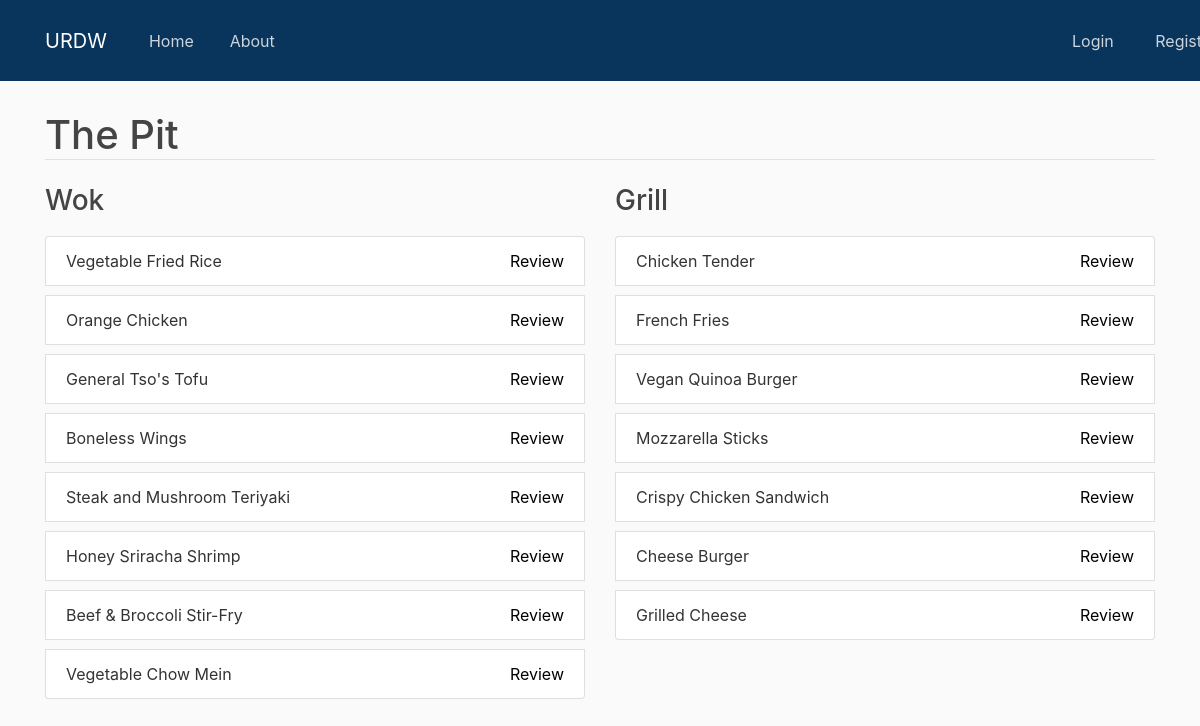
The app's page /dininghall/2 with its own data.
### urdine/models.py (models this page shows, shortened)
class Hall(db.Model):
    id = db.Column(db.Integer, primary_key=True)
    name = db.Column(db.String(40), nullable=False)
    station = db.relationship('Station', backref='station',
                              lazy=True)

class Station(db.Model):
    id = db.Column(db.Integer, primary_key=True)
    name = db.Column(db.String(55), nullable=False)
    hall_id = db.Column(db.Integer, db.ForeignKey('hall.id'), nullable=False)
    food = db.relationship('Food', backref='item',
                           lazy=True)
    def __repr__(self) -> str:
        return f"Station('{self.name}')"

class Food(db.Model):
    id = db.Column(db.Integer, primary_key=True)
    name = db.Column(db.String(55), nullable=False)
    image_file = db.Column(db.Text, nullable=False)
    station_id = db.Column(db.Integer, db.ForeignKey(
        'station.id'), nullable=False)
    post = db.relationship('Post', backref='review',
                           lazy=True)

### urdine/posts/routes.py (the view)
@posts.route('/dininghall/<int:hall_id>')
def go_to_hall(hall_id: int):
    hall = Hall.query.get_or_404(hall_id)
    print(hall.name, hall.station)
    return render_template('dining_hall.html', hall_name=hall.name, stations=hall.station)

### urdine/templates/dining_hall.html
{% extends 'layout.html' %}
{% block content %}
<h1 class='mt-4 mb-4 border-bottom'>{{hall_name}}</h1>
<section>
  <div class="row" style="padding-bottom: 40px;">
    {% for station in stations %}
    <div class="col-6">
      <h3>{{station.name}}</h3>
      <ul class="list-group list-group-horizontal">
        {% for food in station.food %}
        <li class="list-group-item alignleft">{{food.name}}<a href="{{url_for('posts.review_food', food_id=food.id)}}"
            class="alignright"> Review</a></li>
        {% endfor %}
      </ul>
    </div>
    {% endfor %}
  </div>
</section>
{% endblock %}

### urdine/static/index.css (style rules this page uses)
body { background: #fafafa; color: #333333; margin-top: 6rem; }
h1, h2, h3, h4, h5, h6 { color: #444444; }
li { margin: 10px 0; }
li a { color: black; }
.alignleft { float: left; }
.alignright { float: right; }

### records on screen
Hall: name "The Pit"
Station: name "Wok"
Food: name "Vegetable Fried Rice"
Food: name "Orange Chicken"
Food: name "General Tso's Tofu"
Food: name "Boneless Wings"
Food: name "Steak and Mushroom Teriyaki"
Food: name "Honey Sriracha Shrimp"
Food: name "Beef & Broccoli Stir-Fry"
Food: name "Vegetable Chow Mein"
Station: name "Grill"
Food: name "Chicken Tender"
Food: name "French Fries"
Food: name "Vegan Quinoa Burger"
Food: name "Mozzarella Sticks"
Food: name "Crispy Chicken Sandwich"
Food: name "Cheese Burger"
Food: name "Grilled Cheese"
